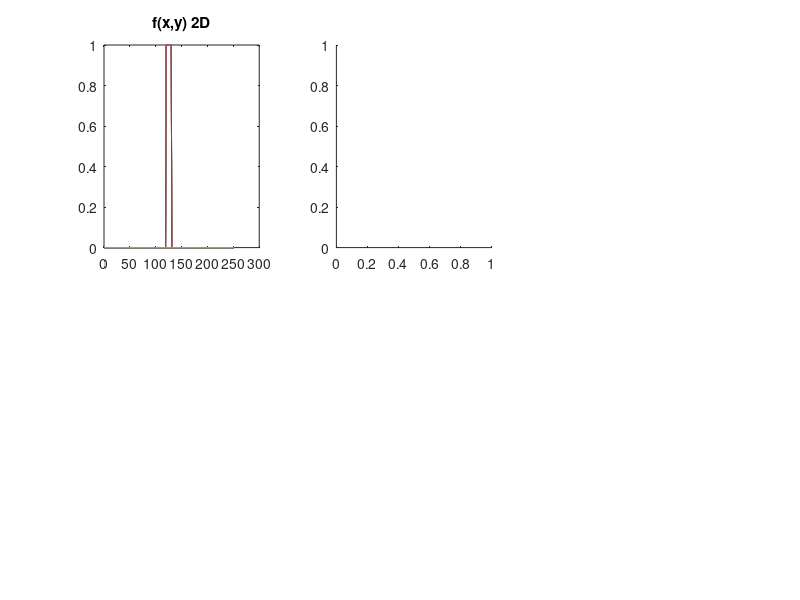

The MATLAB source for this figure: (Note: this script raises an error after producing the figure.)
%% Matlab Assignment #3
%  author : Mrinmoy Sarkar
%  email  : msarkar@aggies.ncat.edu
%  date   : 3/26/2018
%%
clear all; close all;

%% form f(x,y)
X=1:251;
Y=1:251;
[xx,yy]=meshgrid(Y,X);
f = zeros(251,251,'logical');
f(120:130,120:130)=1;
%% form g(x,y)
g = zeros(251,251,'logical');
for i=1:251
    for j=1:251
        dx = i-125;
        dy = j-125;
        if ((dx^2+dy^2)^0.5) <= 5
        g(i,j) = 1;
        end
    end
end
%% plot and image show f(x,y) and g(x,y)
figure(1)
subplot(231)
plot(f)
title('f(x,y) 2D')
subplot(232)
mesh(xx,yy,f);
title('f(x,y) 3D')
subplot(233)
imshow(f)
title('f(x,y)')
subplot(234)
plot(g)
title('g(x,y) 2D')
subplot(235)
mesh(xx,yy,g)
title('g(x,y) 3D')
subplot(236)
imshow(g)
title('g(x,y)')
% cicular shift in spatial domain
f = circshift(f,[125,125]);
g = circshift(g,[125,125]);
%% plot and image show f(x,y) and g(x,y) after circular shift
figure(2)
subplot(231)
plot(f)
title('f(x,y) after circular shift in spatial domain 2D')
subplot(232)
mesh(xx,yy,f);
title('f(x,y) after circular shift in spatial domain 3D')
subplot(233)
imshow(f)
title('f(x,y) after circular shift in spatial domain')
subplot(234)
plot(g)
title('g(x,y) after circular shift in spatial domain 2D')
subplot(235)
mesh(xx,yy,g)
title('g(x,y) after circular shift in spatial domain 3D')
subplot(236)
imshow(g)
title('g(x,y) after circular shift in spatial domain')
%% find F(u,v) and G(u,v)
F = fft2(f);
G = fft2(g); 

%% plot and image show |F(u,v)| and |G(u,v)|
figure(3)
subplot(231)
plot(abs(F))
title('|F(u,v)| 2D')
subplot(232)
mesh(xx,yy,abs(F));
title('|F(u,v)| 3D')
subplot(233)
imshow(abs(F))
title('|F(u,v)|')
subplot(234)
plot(abs(G))
title('|G(u,v)| 2D')
subplot(235)
mesh(xx,yy,abs(G))
title('|G(u,v)| 3D')
subplot(236)
imshow(abs(G))
title('|G(u,v)|')

%% plot and image show phase(F(u,v)) and phase(G(u,v))
figure(4)
subplot(231)
plot(angle(F));
title('phase(F(u,v)) 2D')
subplot(232)
mesh(xx,yy,angle(F));
title('phase(F(u,v)) 3D')
subplot(233)
imshow(angle(F))
title('phase(F(u,v))')
subplot(234)
plot(angle(G))
title('phase(G(u,v)) 2D')
subplot(235)
mesh(xx,yy,angle(G))
title('phase(G(u,v)) 3D')
subplot(236)
imshow(angle(G))
title('phase(G(u,v))')

%% plot and image show circular shift of |F(u,v)| and |G(u,v)|
figure(5)
subplot(231)
plot(abs(fftshift(F)));
title('circular shifted |F(u,v)| 2D')
subplot(232)
mesh(xx,yy,abs(fftshift(F)));
title('circular shifted |F(u,v)| 3D')
subplot(233)
imshow(abs(fftshift(F)))
title('circular shifted |F(u,v)|')
subplot(234)
plot(abs(fftshift(G)))
title('circular shifted |G(u,v)| 2D')
subplot(235)
mesh(xx,yy,abs(fftshift(G)))
title('circular shifted |G(u,v)| 3D')
subplot(236)
imshow(abs(fftshift(G)))
title('circular shifted |G(u,v)|')

%% plot and image show circular shift of phase(F(u,v)) and phase(G(u,v))
figure(6)
subplot(231)
plot(angle(fftshift(F)));
title('circular shifted phase(F(u,v)) 2D')
subplot(232)
mesh(xx,yy,angle(fftshift(F)));
title('circular shifted phase(F(u,v)) 3D')
subplot(233)
imshow(angle(fftshift(F)))
title('circular shifted phase(F(u,v))')
subplot(234)
plot(angle(fftshift(G)))
title('circular shifted phase(G(u,v)) 2D')
subplot(235)
mesh(xx,yy,angle(fftshift(G)))
title('circular shifted phase(G(u,v)) 3D')
subplot(236)
imshow(angle(fftshift(G)))
title('circular shifted phase(G(u,v))')

